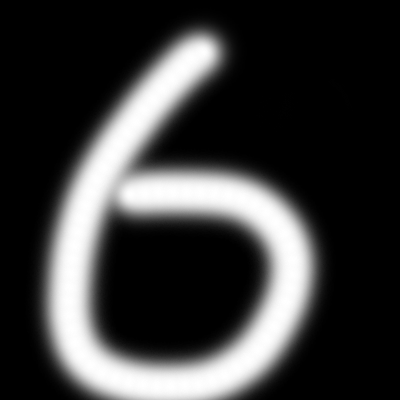
#> input picture cpp/Python/PyTorch/1.png, 400 x 400 px, found by its file name
$ python b.py
#> lines starting #> are read from the running program, lines starting #| are printed output that depends on the picture
from PIL import Image
import os
current_directory = os.path.dirname(os.path.abspath(__file__))

def compress_image(input_image_path, output_image_path, target_width, target_height):
#> called with input_image_path = 'cpp/Python/PyTorch\\1.png', output_image_path = 'cpp/Python/PyTorch\\2.png', target_width = 28, target_height = 28
    original_image = Image.open(input_image_path)
#> original_image is the input picture: PIL image 400x400 RGB; min 0, max 255, mean 57.4
    # 获取原始图片的尺寸
    original_width, original_height = original_image.size
#> original_width = 400; original_height = 400
    # 计算压缩比例
    width_ratio = target_width / original_width
#> width_ratio = 0.07
    height_ratio = target_height / original_height
#> height_ratio = 0.07
    # 确定使用哪个比例进行压缩，避免图片失真
    ratio = min(width_ratio, height_ratio)
#> ratio = 0.07
    # 计算新的尺寸
    new_width = int(original_width * ratio)
#> new_width = 28
    new_height = int(original_height * ratio)
#> new_height = 28
    # 压缩图片
    compressed_image = original_image.resize((new_width, new_height), Image.LANCZOS)
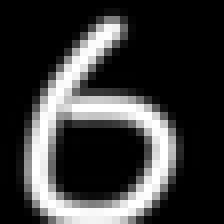
#> compressed_image: PIL image 28x28 RGB (shown 8 times larger); min 0, max 255, mean 57.4
    # 保存压缩后的图片
    change_image=compressed_image.convert('L')
    for x in range(change_image.width):
        for y in range(change_image.height):
            grey=change_image.getpixel((x, y))
            if grey<140:grey=0
            change_image.putpixel((x,y),grey)
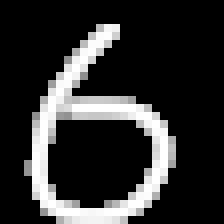
#> change_image: PIL image 28x28 L (shown 8 times larger); min 0, max 255, mean 47.2
    change_image.save(output_image_path)

input_path = current_directory+'\\1.png'  # 原始图片路径
output_path = current_directory+'\\2.png'  # 压缩后图片保存路径
target_width = 28  # 目标宽度
target_height = 28  # 目标高度
compress_image(input_path, output_path, target_width, target_height)
